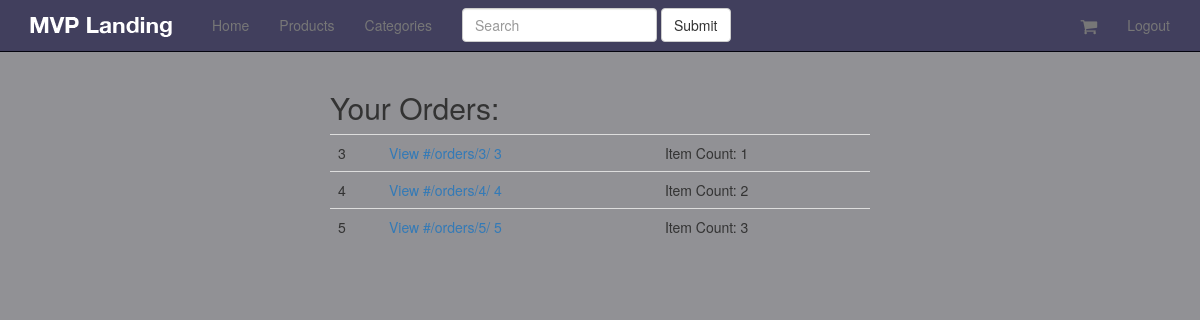
/orders/ (signed in), run on an earlier commit of the app's database.
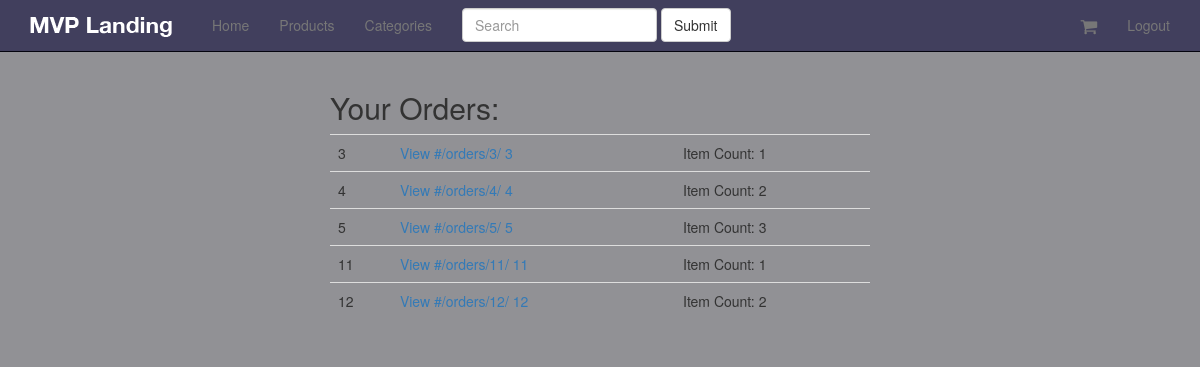
And on a later commit of the database.
### orders/models.py (models this page shows, shortened)
class Order (models.Model):
    status = models.CharField(choices=ORDER_STATUS_CHOICES, max_length=120, default="created")
    cart = models.ForeignKey(Cart)
    user = models.ForeignKey(UserCheckout, null=True)
    billing_address = models.ForeignKey(UserAddress, related_name="billing_address", null=True)
    shipping_address = models.ForeignKey(UserAddress, related_name="shipping_address", null=True)
    shipping_total_price = models.DecimalField(max_digits=30, default=5.99, decimal_places=2)
    order_total = models.DecimalField(max_digits=30, default=0.00, decimal_places=2)
    order_id = models.CharField(max_length=20, blank=True, null=True)
    def get_absolute_url(self):
        return reverse("order_detail", kwargs={"pk": self.pk})

### carts/models.py (models this page shows, shortened)
class Cart(models.Model):
    user = models.ForeignKey(settings.AUTH_USER_MODEL, blank=True, null=True)
    items = models.ManyToManyField(Variation, through=CartItem)
    timestamp = models.DateTimeField(auto_now_add=True, auto_now=False)
    updated = models.DateTimeField(auto_now_add=False, auto_now=True)
    tax_percentage = models.DecimalField(max_digits=5, decimal_places=5, default=0.085)
    subtotal = models.DecimalField(max_digits=30, decimal_places=2, default=0.00)
    tax_total = models.DecimalField(max_digits=30, decimal_places=2, default=0.00)
    total = models.DecimalField(max_digits=30, decimal_places=2, default=0.00)

### orders/views.py (the view)
# urls.py: url(r'^orders/$', OrderListView.as_view(), name='orders'),
class OrderListView(LoginRequiredMixin, ListView):
    queryset = Order.objects.all()
    def get_queryset(self):
        user_checkout_id = self.request.user.id
        user_checkout = UserCheckout.objects.get(id=user_checkout_id)
        return super(OrderListView, self).get_queryset().filter(user=user_checkout)

### orders/mixins.py (called while the page is built)
    @method_decorator(login_required)
    def dispatch(self, request, *args, **kwargs):
        return super(LoginRequiredMixin, self).dispatch(request, *args, **kwargs)

### templates/orders/order_list.html
{% extends 'base.html' %}
{% block content %}
    <div class="col-sm-6 col-sm-offset-3">
        <h2>Your Orders:</h2>
        <table class="table">
            {% for obj in object_list %}
                <tr>
                    <td>{{ obj.id }}</td>
                    <td>
                        <a href="{{ obj.get_absolute_url }}">
                            View #{{ obj.get_absolute_url }}
                            {% if obj.order_id %}
                                {{ obj.order_id  }}
                            {% else %}
                                {{ obj.id }}
                            {% endif %}
                        </a>
                    </td>
                    <td>Item Count: {{ obj.cart.items.count }}</td>
                </tr>
            {% endfor %}
        </table>
    </div>
{% endblock %}

What changed in the data, as far as the page shows it:
now on this page (row edited): Order: id "11", get_absolute_url "/orders/11/", cart.items.count "1"
added Order: id "12", get_absolute_url "/orders/12/", cart.items.count "2"
